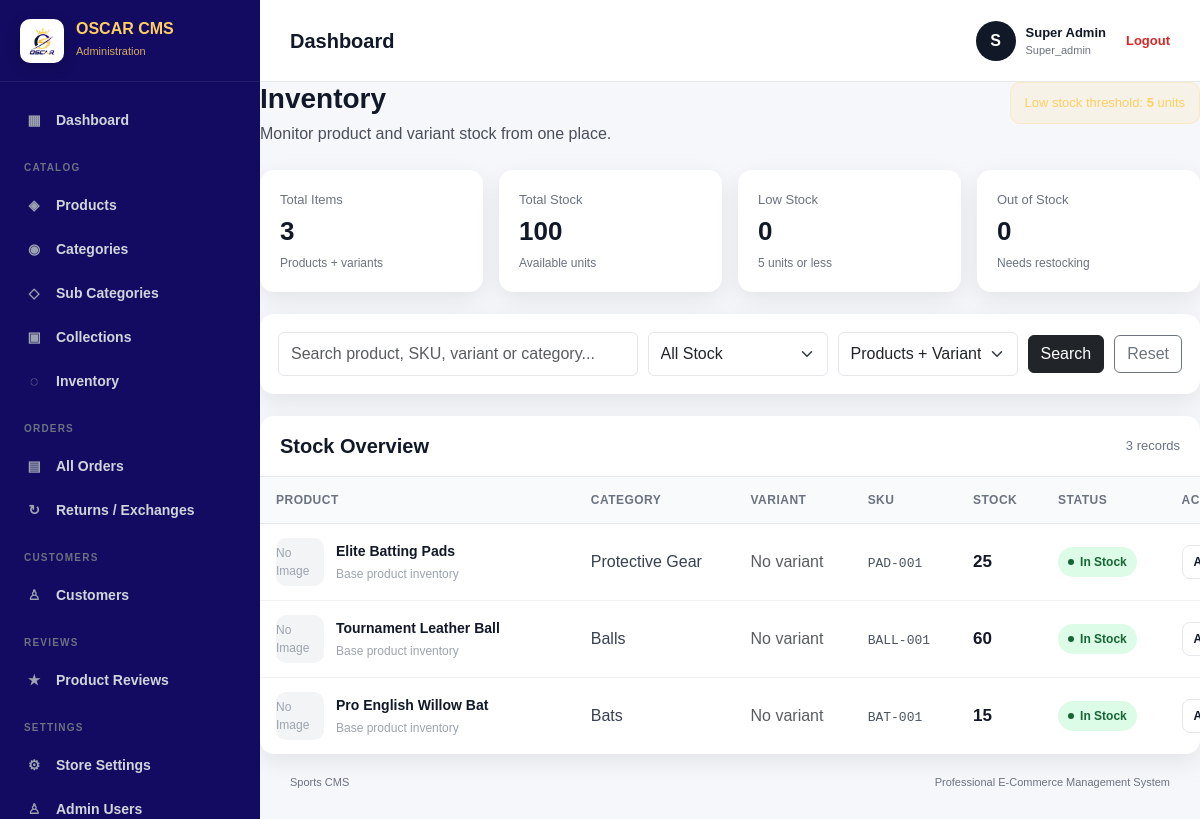
The app's page /admin/inventory.php (signed in) with its own data.
### tables this page shows
CREATE TABLE products (
    id INT UNSIGNED AUTO_INCREMENT PRIMARY KEY,
    name VARCHAR(200) NOT NULL,
    slug VARCHAR(220) NOT NULL UNIQUE,
    sku VARCHAR(100) NULL,
    category_id INT UNSIGNED NULL,
    sub_category_id INT UNSIGNED NULL,
    collection_id INT UNSIGNED NULL,
    description TEXT NULL,
    price DECIMAL(10,2) NOT NULL DEFAULT 0,
    sale_price DECIMAL(10,2) NULL,
    stock_quantity INT NOT NULL DEFAULT 0,
    status ENUM('active', 'inactive') NOT NULL DEFAULT 'active',
    featured TINYINT(1) NOT NULL DEFAULT 0,
    created_at TIMESTAMP DEFAULT CURRENT_TIMESTAMP,
    updated_at TIMESTAMP DEFAULT CURRENT_TIMESTAMP ON UPDATE CURRENT_TIMESTAMP,
    FOREIGN KEY (category_id) REFERENCES categories(id) ON DELETE SET NULL,
    FOREIGN KEY (sub_category_id) REFERENCES sub_categories(id) ON DELETE SET NULL,
    FOREIGN KEY (collection_id) REFERENCES collections(id) ON DELETE SET NULL
);

CREATE TABLE categories (
    id INT UNSIGNED AUTO_INCREMENT PRIMARY KEY,
    name VARCHAR(150) NOT NULL,
    slug VARCHAR(170) NOT NULL UNIQUE,
    description TEXT NULL,
    status TINYINT(1) NOT NULL DEFAULT 1,
    sort_order INT NOT NULL DEFAULT 0,
    created_at TIMESTAMP DEFAULT CURRENT_TIMESTAMP,
    updated_at TIMESTAMP DEFAULT CURRENT_TIMESTAMP ON UPDATE CURRENT_TIMESTAMP
);

### admin/inventory.php (the view, shortened to what the rows shown need)
<?php
require_once "../config/database.php";
$lowStockLimit = 5;
$sql = "
    SELECT
        p.id AS product_id,
        p.name AS product_name,
        p.sku AS product_sku,
        p.stock_quantity AS product_stock,
        p.status AS product_status,
        c.name AS category_name,
        pv.id AS variant_id,
        pv.variant_name,
        pv.sku AS variant_sku,
        pv.stock AS variant_stock,
        pv.size,
        pv.color,
        pv.hand,
        pv.type AS variant_type,
        pv.status AS variant_status,
        pi.image AS primary_image
    FROM products p
    LEFT JOIN categories c
        ON c.id = p.category_id
    LEFT JOIN product_variants pv
        ON pv.product_id = p.id
    LEFT JOIN product_images pi
        ON pi.product_id = p.id
        AND pi.is_primary = 1
";
$params = [];
$sql .= "
    ORDER BY
        p.id DESC,
        pv.id ASC
";
$stmt = $pdo->prepare($sql);
$stmt->execute($params);
$inventoryItems = $stmt->fetchAll();
function inventoryImagePath($image)
{
    if (!$image) {
        return "";
    }
    return "../" . ltrim($image, "/");
}
function inventoryStockClass($stock, $limit = 5)
{
    $stock = (int)$stock;
    return "good";
}
function inventoryStockLabel($stock, $limit = 5)
{
    $stock = (int)$stock;
    return "In Stock";
}
?>
<!DOCTYPE html>
<html lang="en">
<head>
    <link
        href="https://cdn.jsdelivr.net/npm/bootstrap@5.3.3/dist/css/bootstrap.min.css"
        rel="stylesheet"
    >
    <link rel="stylesheet" href="assets/css/admin.css">
</head>
<body>
<div class="admin-layout">
    <div class="main-area">
        <main class="page-content">
            <div class="inventory-page">
                <div class="inventory-header">
                    <div class="inventory-title">
                        <h1>Inventory</h1>
                    </div>
                </div>
                <div class="inventory-table-card">
                    <div class="inventory-table-wrap">
                        <table class="inventory-table">
                            <thead>
                                <tr>
                                    <th>Product</th>
                                    <th>Category</th>
                                    <th>Variant</th>
                                    <th>SKU</th>
                                    <th>Stock</th>
                                    <th>Status</th>
                                    <th>Action</th>
                                </tr>
                            </thead>
                            <tbody>
                            <?php if (empty($inventoryItems)): ?>
                                <tr>
                                    <td colspan="7">
                                        <div class="empty-inventory">
                                            <strong>No inventory records found</strong>
                                            Try changing your search or filters.
                                        </div>
                                    </td>
                                </tr>
                            <?php else: ?>
                                <?php foreach ($inventoryItems as $item): ?>
                                    <?php
                                    $isVariant = !empty($item["variant_id"]);
                                    $stock = $isVariant
                                        ? (int)$item["variant_stock"]
                                        : (int)$item["product_stock"];
                                    $stockClass = inventoryStockClass($stock, $lowStockLimit);
                                    $stockLabel = inventoryStockLabel($stock, $lowStockLimit);
                                    $displaySku = $isVariant
                                        ? $item["variant_sku"]
                                        : $item["product_sku"];
                                    $imagePath = inventoryImagePath($item["primary_image"]);
                                    ?>
                                    <tr>
                                        <td>
                                            <div class="inventory-product">
                                                <div class="inventory-image">
                                                    <?php if ($imagePath !== ""): ?>
                                                        <img
                                                            src="<?php echo htmlspecialchars($imagePath); ?>"
                                                            alt="<?php echo htmlspecialchars($item["product_name"]); ?>"
                                                        >
                                                    <?php else: ?>
                                                        No Image
                                                    <?php endif; ?>
                                                </div>
                                                <div>
                                                    <div class="inventory-product-name">
                                                        <?php echo htmlspecialchars($item["product_name"]); ?>
                                                    </div>
                                                    <div class="inventory-product-sku">
                                                        <?php
                                                        echo $isVariant
                                                            ? "Variant inventory"
                                                            : "Base product inventory";
                                                        ?>
                                                    </div>
                                                </div>
                                            </div>
                                        </td>
                                        <td>
                                            <?php echo htmlspecialchars($item["category_name"] ?: "—"); ?>
                                        </td>
                                        <td>
                                            <?php if ($isVariant): ?>
                                                <div class="variant-info">
                                                    <div class="variant-name">
                                                        <?php echo htmlspecialchars($item["variant_name"]); ?>
                                                    </div>
                                                    <div class="variant-meta">
                                                        <?php
                                                        $variantParts = [];
                                                        if (!empty($item["size"])) {
                                                            $variantParts[] = "Size: " . $item["size"];
                                                        }
                                                        if (!empty($item["color"])) {
                                                            $variantParts[] = "Color: " . $item["color"];
                                                        }
                                                        if (!empty($item["hand"])) {
                                                            $variantParts[] = "Hand: " . $item["hand"];
                                                        }
                                                        if (!empty($item["variant_type"])) {
                                                            $variantParts[] = "Type: " . $item["variant_type"];
                                                        }
                                                        echo htmlspecialchars(
                                                            !empty($variantParts)
                                                                ? implode(" • ", $variantParts)
                                                                : "Variant"
                                                        );
                                                        ?>
                                                    </div>
                                                </div>
                                            <?php else: ?>
                                                <span class="text-muted">No variant</span>
                                            <?php endif; ?>
                                        </td>
                                        <td>
                                            <span class="sku-text">
                                                <?php echo htmlspecialchars($displaySku ?: "—"); ?>
                                            </span>
                                        </td>
                                        <td>
                                            <span class="stock-number">
                                                <?php echo number_format($stock); ?>
                                            </span>
                                        </td>
                                        <td>
                                            <span class="stock-badge <?php echo $stockClass; ?>">
                                                <span class="stock-dot"></span>
                                                <?php echo $stockLabel; ?>
                                            </span>
                                        </td>
                                        <td>
                                            <button
                                                type="button"
                                                class="adjust-btn"
                                                data-bs-toggle="modal"
                                                data-bs-target="#adjustStockModal"
                                                data-product-id="<?php echo (int)$item["product_id"]; ?>"
                                                data-variant-id="<?php echo $isVariant ? (int)$item["variant_id"] : 0; ?>"
                                                data-product-name="<?php echo htmlspecialchars($item["product_name"], ENT_QUOTES); ?>"
                                                data-variant-name="<?php echo $isVariant ? htmlspecialchars($item["variant_name"], ENT_QUOTES) : ""; ?>"
                                                data-current-stock="<?php echo $stock; ?>"
                                            >
                                                Adjust Stock
                                            </button>
                                        </td>
                                    </tr>
                                <?php endforeach; ?>
                            <?php endif; ?>
                            </tbody>
                        </table>
                    </div>
                </div>
            </div>
        </main>
    </div>
</div>
</body>
</html>

### records on screen
products: name "Elite Batting Pads", category.name "Protective Gear", sku "PAD-001", stock_quantity "25", stock_quantity "In Stock"
products: name "Tournament Leather Ball", category.name "Balls", sku "BALL-001", stock_quantity "60", stock_quantity "In Stock"
products: name "Pro English Willow Bat", category.name "Bats", sku "BAT-001", stock_quantity "15", stock_quantity "In Stock"

### other values on screen
substr($admin_name, 0, 1) "S"
$admin_name "Super Admin"
$admin_role "Super_admin"
$lowStockLimit "5"
$totalItems "3"
$totalStock "100"
$totalLowStock "0"
$totalOutOfStock "0"
count($inventoryItems) "3"
